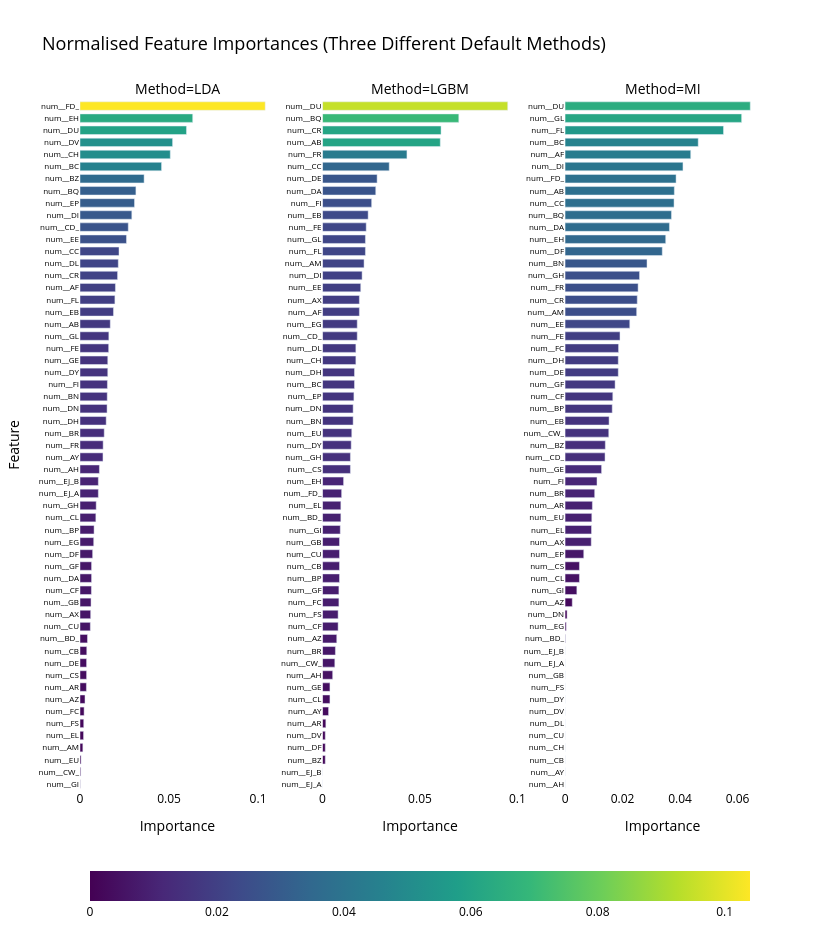

The notebook cell this image was saved under:
### Code cell
import plotly.express as px

color_map = "Viridis"  # or any other Plotly continuous color scale
FONT_COLOR = "black"
BACKGROUND_COLOR = "white"

importances_melted_frame = (
    importances.melt(
        var_name="Method",
        value_name="Importance",
        ignore_index=False,
    )
    .reset_index()
    .rename(columns={"index": "Feature"})
    .round(4)
)

fig = px.bar(
    importances_melted_frame,
    x="Importance",
    y="Feature",
    color="Importance",
    facet_col="Method",
    facet_col_spacing=0.07,
    height=940,
    width=840,
    color_continuous_scale=color_map,
    title="Normalised Feature Importances (Three Different Default Methods)",
)
fig.update_annotations(font_size=14)
fig.update_yaxes(
    matches=None,
    showticklabels=True,
    categoryorder="total ascending",
    tickfont_size=8,
)
fig.update_xaxes(matches=None)
fig.update_traces(width=0.7)
fig.update_layout(
    font_color=FONT_COLOR,
    title_font_size=18,
    plot_bgcolor=BACKGROUND_COLOR,
    paper_bgcolor=BACKGROUND_COLOR,
    coloraxis_colorbar=dict(
        orientation="h",
        title_side="bottom",
        yanchor="bottom",
        xanchor="center",
        title=None,
        y=-0.2,
        x=0.5,
    ),
)
fig.show()

### Figure 1 — Plotly figure (JSON) as saved in the notebook; plotly's stock layout.template omitted (floating-point values rounded to 4 significant figures)
{"data": [{"hovertemplate": "Method=LDA<br>Importance=%{marker.color}<br>Feature=%{y}<extra></extra>", "legendgroup": "", "marker": {"color": [0.017, 0.0199, 0.0109, 0.0016, 0.0036, 0.006, 0.0129, 0.0028, 0.0458, 0.0042, 0.0153, 0.0079, 0.0314, 0.0136, 0.036, 0.0038, 0.0219, 0.0271, 0.0064, 0.0507, 0.0089, 0.0211, 0.0037, 0.0058, 0.0004, 0.0065, 0.0037, 0.0071, 0.0147, 0.0291, 0.0215, 0.0152, 0.0598, 0.052, 0.0156, 0.0188, 0.0261, 0.0077, 0.0633, 0.002, 0.0306, 0.0006, 0.0023, 0.104, 0.0161, 0.0154, 0.0196, 0.013, 0.0021, 0.0062, 0.0156, 0.0065, 0.0091, 0.0001, 0.0162, 0.0103, 0.0103], "coloraxis": "coloraxis", "pattern": {"shape": ""}}, "name": "", "orientation": "h", "showlegend": false, "textposition": "auto", "type": "bar", "width": 0.7, "x": [0.017, 0.0199, 0.0109, 0.0016, 0.0036, 0.006, 0.0129, 0.0028, 0.0458, 0.0042, 0.0153, 0.0079, 0.0314, 0.0136, 0.036, 0.0038, 0.0219, 0.0271, 0.0064, 0.0507, 0.0089, 0.0211, 0.0037, 0.0058, 0.0004, 0.0065, 0.0037, 0.0071, 0.0147, 0.0291, 0.0215, 0.0152, 0.0598, 0.052, 0.0156, 0.0188, 0.0261, 0.0077, 0.0633, 0.002, 0.0306, 0.0006, 0.0023, 0.104, 0.0161, 0.0154, 0.0196, 0.013, 0.0021, 0.0062, 0.0156, 0.0065, 0.0091, 0.0001, 0.0162, 0.0103, 0.0103], "xaxis": "x", "y": ["num__AB", "num__AF", "num__AH", "num__AM", "num__AR", "num__AX", "num__AY", "num__AZ", "num__BC", "num__BD_", "num__BN", "num__BP", "num__BQ", "num__BR", "num__BZ", "num__CB", "num__CC", "num__CD_", "num__CF", "num__CH", "num__CL", "num__CR", "num__CS", "num__CU", "num__CW_", "num__DA", "num__DE", "num__DF", "num__DH", "num__DI", "num__DL", "num__DN", "num__DU", "num__DV", "num__DY", "num__EB", "num__EE", "num__EG", "num__EH", "num__EL", "num__EP", "num__EU", "num__FC", "num__FD_", "num__FE", "num__FI", "num__FL", "num__FR", "num__FS", "num__GB", "num__GE", "num__GF", "num__GH", "num__GI", "num__GL", "num__EJ_A", "num__EJ_B"], "yaxis": "y"}, {"hovertemplate": "Method=LGBM<br>Importance=%{marker.color}<br>Feature=%{y}<extra></extra>", "legendgroup": "", "marker": {"color": [0.0604, 0.0189, 0.0052, 0.0213, 0.0017, 0.0189, 0.0031, 0.0073, 0.0164, 0.0094, 0.0157, 0.0087, 0.0699, 0.0066, 0.0014, 0.0087, 0.0342, 0.0178, 0.008, 0.0171, 0.0038, 0.0608, 0.0143, 0.0087, 0.0063, 0.0273, 0.028, 0.0014, 0.0164, 0.0203, 0.0171, 0.0157, 0.095, 0.0014, 0.0147, 0.0234, 0.0196, 0.0178, 0.0108, 0.0094, 0.0161, 0.015, 0.0084, 0.0098, 0.0224, 0.0252, 0.022, 0.0433, 0.008, 0.0087, 0.0038, 0.0084, 0.0143, 0.0091, 0.022, 0.0, 0.0], "coloraxis": "coloraxis", "pattern": {"shape": ""}}, "name": "", "orientation": "h", "showlegend": false, "textposition": "auto", "type": "bar", "width": 0.7, "x": [0.0604, 0.0189, 0.0052, 0.0213, 0.0017, 0.0189, 0.0031, 0.0073, 0.0164, 0.0094, 0.0157, 0.0087, 0.0699, 0.0066, 0.0014, 0.0087, 0.0342, 0.0178, 0.008, 0.0171, 0.0038, 0.0608, 0.0143, 0.0087, 0.0063, 0.0273, 0.028, 0.0014, 0.0164, 0.0203, 0.0171, 0.0157, 0.095, 0.0014, 0.0147, 0.0234, 0.0196, 0.0178, 0.0108, 0.0094, 0.0161, 0.015, 0.0084, 0.0098, 0.0224, 0.0252, 0.022, 0.0433, 0.008, 0.0087, 0.0038, 0.0084, 0.0143, 0.0091, 0.022, 0.0, 0.0], "xaxis": "x2", "y": ["num__AB", "num__AF", "num__AH", "num__AM", "num__AR", "num__AX", "num__AY", "num__AZ", "num__BC", "num__BD_", "num__BN", "num__BP", "num__BQ", "num__BR", "num__BZ", "num__CB", "num__CC", "num__CD_", "num__CF", "num__CH", "num__CL", "num__CR", "num__CS", "num__CU", "num__CW_", "num__DA", "num__DE", "num__DF", "num__DH", "num__DI", "num__DL", "num__DN", "num__DU", "num__DV", "num__DY", "num__EB", "num__EE", "num__EG", "num__EH", "num__EL", "num__EP", "num__EU", "num__FC", "num__FD_", "num__FE", "num__FI", "num__FL", "num__FR", "num__FS", "num__GB", "num__GE", "num__GF", "num__GH", "num__GI", "num__GL", "num__EJ_A", "num__EJ_B"], "yaxis": "y2"}, {"hovertemplate": "Method=MI<br>Importance=%{marker.color}<br>Feature=%{y}<extra></extra>", "legendgroup": "", "marker": {"color": [0.038, 0.0437, 0.0, 0.0249, 0.0095, 0.0091, 0.0, 0.0025, 0.0463, 0.0001, 0.0285, 0.0164, 0.037, 0.0103, 0.014, 0.0, 0.0379, 0.0139, 0.0166, 0.0, 0.005, 0.0251, 0.005, 0.0, 0.0152, 0.0363, 0.0185, 0.0338, 0.0185, 0.041, 0.0, 0.0007, 0.0644, 0.0, 0.0, 0.0153, 0.0225, 0.0004, 0.035, 0.0092, 0.0065, 0.0093, 0.0186, 0.0386, 0.0191, 0.0111, 0.0551, 0.0254, 0.0, 0.0, 0.0127, 0.0174, 0.0259, 0.0041, 0.0614, 0.0, 0.0], "coloraxis": "coloraxis", "pattern": {"shape": ""}}, "name": "", "orientation": "h", "showlegend": false, "textposition": "auto", "type": "bar", "width": 0.7, "x": [0.038, 0.0437, 0.0, 0.0249, 0.0095, 0.0091, 0.0, 0.0025, 0.0463, 0.0001, 0.0285, 0.0164, 0.037, 0.0103, 0.014, 0.0, 0.0379, 0.0139, 0.0166, 0.0, 0.005, 0.0251, 0.005, 0.0, 0.0152, 0.0363, 0.0185, 0.0338, 0.0185, 0.041, 0.0, 0.0007, 0.0644, 0.0, 0.0, 0.0153, 0.0225, 0.0004, 0.035, 0.0092, 0.0065, 0.0093, 0.0186, 0.0386, 0.0191, 0.0111, 0.0551, 0.0254, 0.0, 0.0, 0.0127, 0.0174, 0.0259, 0.0041, 0.0614, 0.0, 0.0], "xaxis": "x3", "y": ["num__AB", "num__AF", "num__AH", "num__AM", "num__AR", "num__AX", "num__AY", "num__AZ", "num__BC", "num__BD_", "num__BN", "num__BP", "num__BQ", "num__BR", "num__BZ", "num__CB", "num__CC", "num__CD_", "num__CF", "num__CH", "num__CL", "num__CR", "num__CS", "num__CU", "num__CW_", "num__DA", "num__DE", "num__DF", "num__DH", "num__DI", "num__DL", "num__DN", "num__DU", "num__DV", "num__DY", "num__EB", "num__EE", "num__EG", "num__EH", "num__EL", "num__EP", "num__EU", "num__FC", "num__FD_", "num__FE", "num__FI", "num__FL", "num__FR", "num__FS", "num__GB", "num__GE", "num__GF", "num__GH", "num__GI", "num__GL", "num__EJ_A", "num__EJ_B"], "yaxis": "y3"}], "layout": {"annotations": [{"font": {"size": 14}, "showarrow": false, "text": "Method=LDA", "x": 0.1433, "xanchor": "center", "xref": "paper", "y": 1, "yanchor": "bottom", "yref": "paper"}, {"font": {"size": 14}, "showarrow": false, "text": "Method=LGBM", "x": 0.5, "xanchor": "center", "xref": "paper", "y": 1, "yanchor": "bottom", "yref": "paper"}, {"font": {"size": 14}, "showarrow": false, "text": "Method=MI", "x": 0.8567, "xanchor": "center", "xref": "paper", "y": 1, "yanchor": "bottom", "yref": "paper"}], "barmode": "relative", "coloraxis": {"colorbar": {"orientation": "h", "title": {}, "x": 0.5, "xanchor": "center", "y": -0.2, "yanchor": "bottom"}, "colorscale": [[0, "#440154"], [0.1111, "#482878"], [0.2222, "#3e4989"], [0.3333, "#31688e"], [0.4444, "#26828e"], [0.5556, "#1f9e89"], [0.6667, "#35b779"], [0.7778, "#6ece58"], [0.8889, "#b5de2b"], [1, "#fde725"]]}, "font": {"color": "black"}, "height": 940, "legend": {"tracegroupgap": 0}, "paper_bgcolor": "white", "plot_bgcolor": "white", "title": {"font": {"size": 18}, "text": "Normalised Feature Importances (Three Different Default Methods)"}, "width": 840, "xaxis": {"anchor": "y", "domain": [0, 0.2867], "title": {"text": "Importance"}}, "xaxis2": {"anchor": "y2", "domain": [0.3567, 0.6433], "title": {"text": "Importance"}}, "xaxis3": {"anchor": "y3", "domain": [0.7133, 1.0], "title": {"text": "Importance"}}, "yaxis": {"anchor": "x", "categoryorder": "total ascending", "domain": [0, 1], "showticklabels": true, "tickfont": {"size": 8}, "title": {"text": "Feature"}}, "yaxis2": {"anchor": "x2", "categoryorder": "total ascending", "domain": [0, 1], "showticklabels": true, "tickfont": {"size": 8}}, "yaxis3": {"anchor": "x3", "categoryorder": "total ascending", "domain": [0, 1], "showticklabels": true, "tickfont": {"size": 8}}}}
